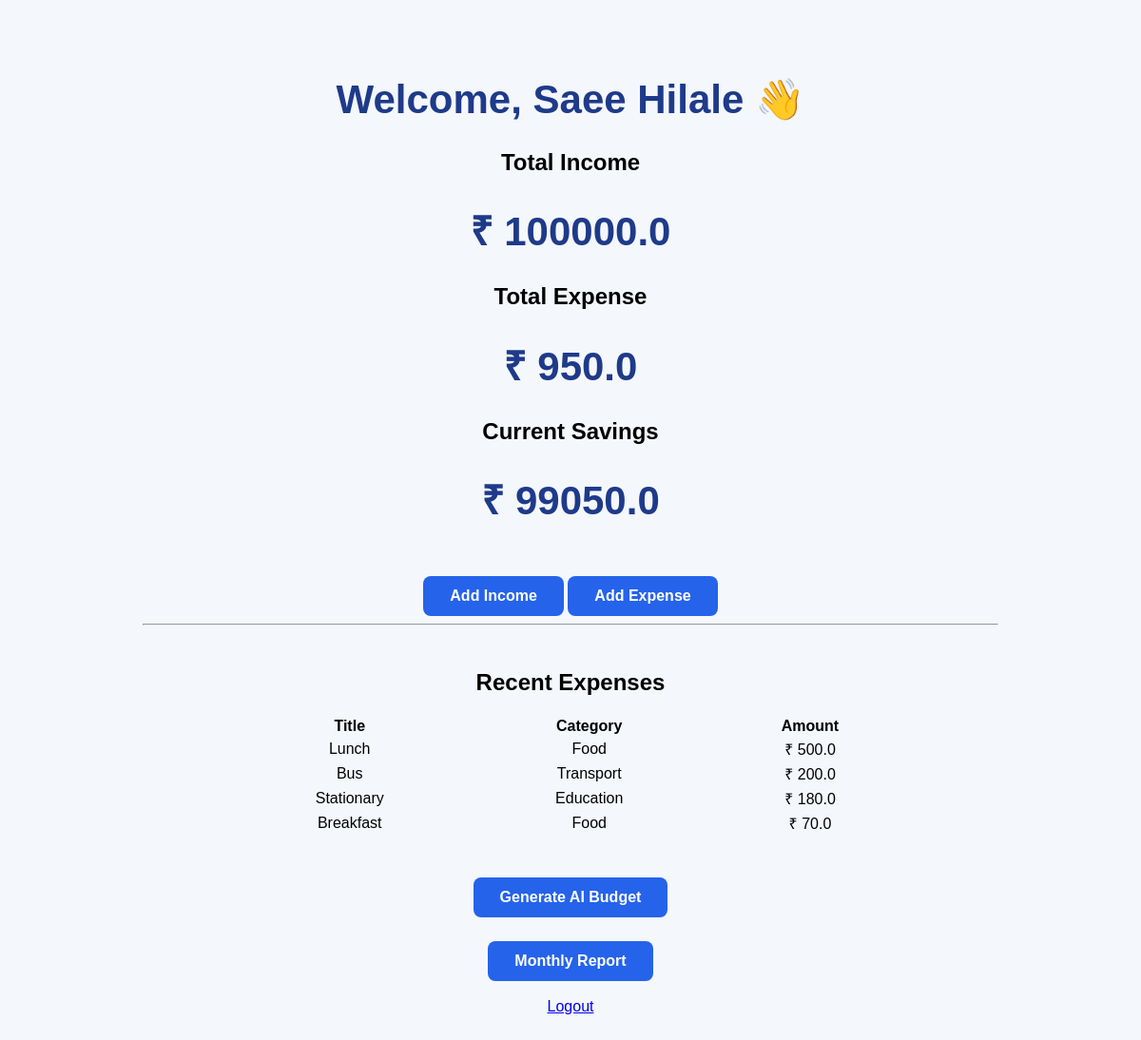
The page /dashboard (signed in) on the database its author committed.
### models.py (models this page shows)
class Expense(db.Model):
    id = db.Column(db.Integer, primary_key=True)
    user_id = db.Column(
        db.Integer,
        db.ForeignKey("user.id"),
        nullable=False
    )
    category = db.Column(db.String(50), nullable=False)
    title = db.Column(db.String(100), nullable=False)
    amount = db.Column(db.Float, nullable=False)

### app.py (the view)
@app.route("/dashboard")
def dashboard():
    if "user_id" not in session:
        return redirect("/login")
    incomes = Income.query.filter_by(
        user_id=session["user_id"]
    ).all()
    expenses = Expense.query.filter_by(
        user_id=session["user_id"]
    ).all()
    total_income = sum(i.amount for i in incomes)
    total_expense = sum(e.amount for e in expenses)
    savings = total_income - total_expense
    return render_template(
        "dashboard.html",
        name=session["user_name"],
        income=total_income,
        expense=total_expense,
        savings=savings,
        expenses=expenses
    )

### templates/dashboard.html (shortened to what this page needs)
<!DOCTYPE html>
<html>
<head>
    <link rel="stylesheet" href="{{ url_for('static', filename='css/style.css') }}">
</head>
<body>
<div class="container">
    <h1>Welcome, {{ name }} 👋</h1>
    <h2>Total Income</h2>
    <h1>₹ {{ income }}</h1>
    <h2>Total Expense</h2>
    <h1>₹ {{ expense }}</h1>
    <h2>Current Savings</h2>
    <h1>₹ {{ savings }}</h1>
    <a href="/income" class="btn">Add Income</a>
    <a href="/expense" class="btn">Add Expense</a>
    <hr><br>
    <h2>Recent Expenses</h2>
    {% if expenses %}
        <table style="margin:auto; width:80%;">
            <tr>
                <th>Title</th>
                <th>Category</th>
                <th>Amount</th>
            </tr>
            {% for item in expenses %}
            <tr>
                <td>{{ item.title }}</td>
                <td>{{ item.category }}</td>
                <td>₹ {{ item.amount }}</td>
            </tr>
            {% endfor %}
        </table>
    {% else %}
        <p>No expenses added yet.</p>
    {% endif %}
    <br>
    <a href="/budget" class="btn">Generate AI Budget</a>
    <br>
    <a href="/report" class="btn">Monthly Report</a>
    <br><br>
    <a href="/logout">Logout</a>
</div>
</body>
</html>

### static/css/style.css (style rules this page uses)
body { margin:0; font-family:Arial, Helvetica, sans-serif; background:#f4f7fb; }
.container { width:90%; max-width:900px; margin:80px auto; text-align:center; }
h1 { color:#1e3a8a; font-size:42px; }
.btn { display:inline-block; margin-top:25px; padding:12px 28px; background:#2563eb; color:white; text-decoration:none; border-radius:8px; font-weight:bold; }

### rows shown on the page
Expense: title "Lunch", category "Food", amount "500.0"
Expense: title "Bus", category "Transport", amount "200.0"
Expense: title "Stationary", category "Education", amount "180.0"
Expense: title "Breakfast", category "Food", amount "70.0"

### other values the page prints
{{ name }} "Saee Hilale"
{{ income }} "100000.0"
{{ expense }} "950.0"
{{ savings }} "99050.0"
